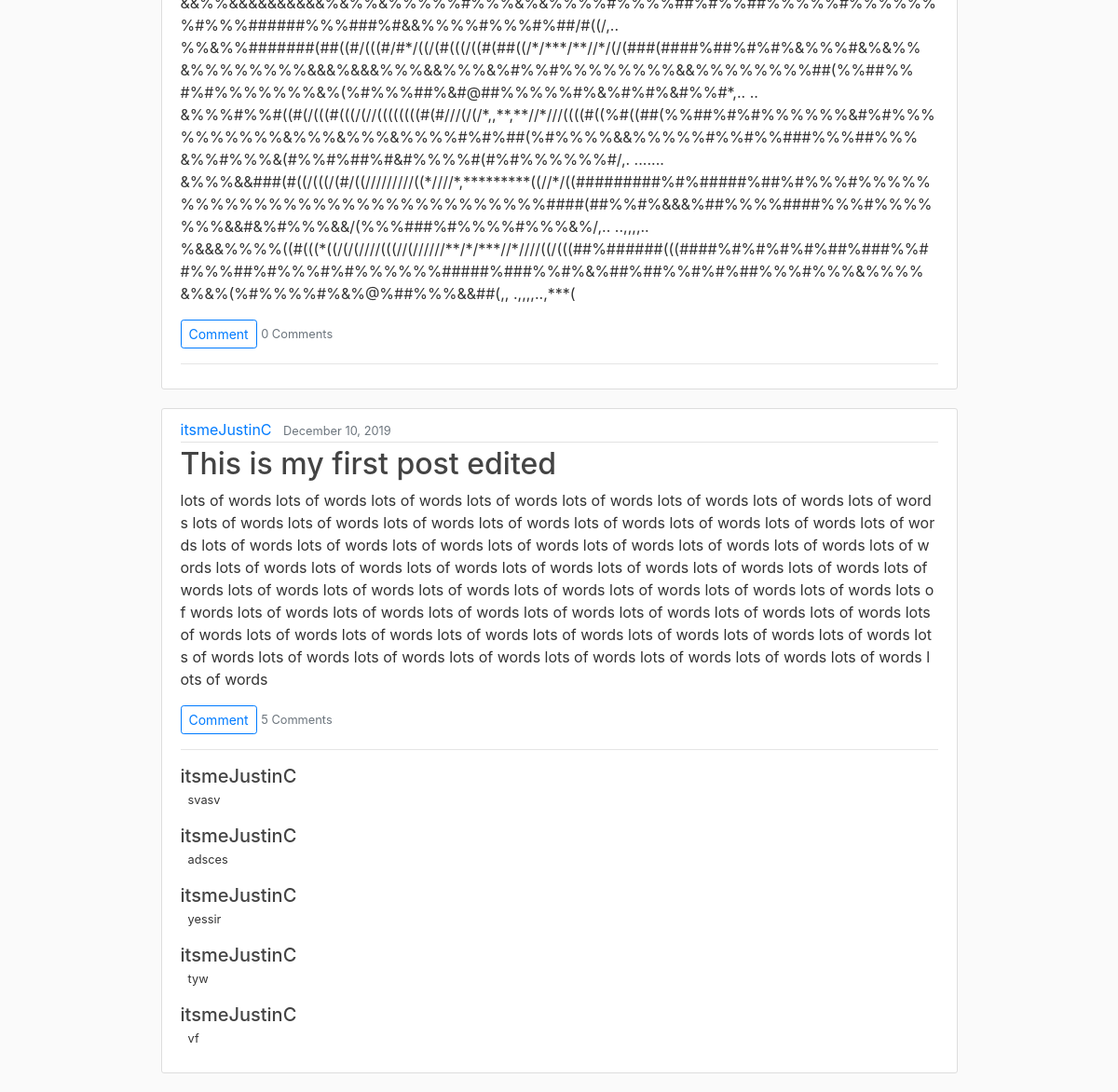
The page /user/itsmeJustinC/ (lower part) on the database as committed earlier.
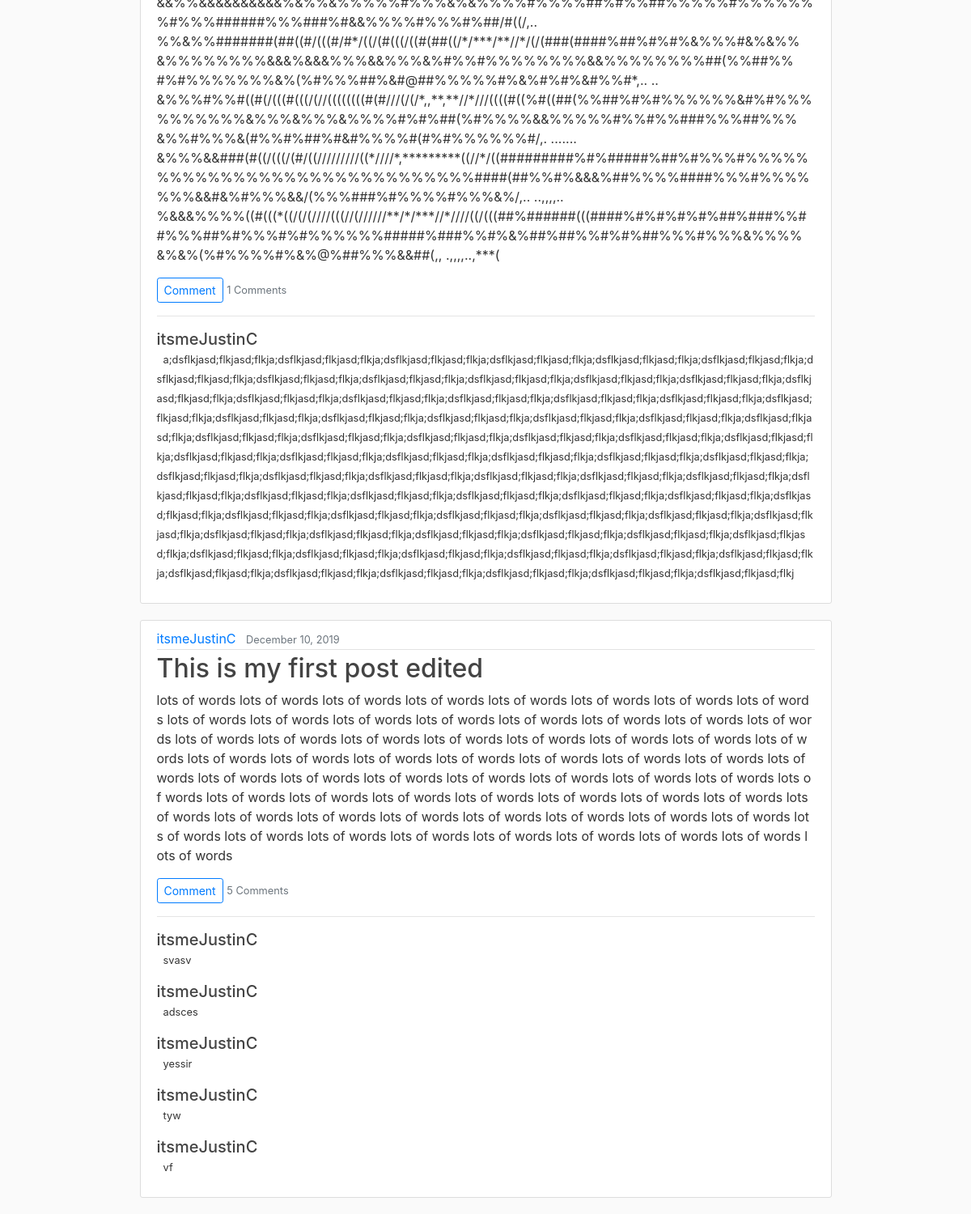
The same page on the database as committed later.
### forum/models.py (models this page shows, shortened)
class Post(models.Model):
    author = models.ForeignKey(User, on_delete=models.CASCADE)
    title = models.CharField(max_length=50)
    content = models.TextField()
    date_posted = models.DateTimeField(default=timezone.now)

class Comment(models.Model):
    author = models.ForeignKey(User, on_delete=models.CASCADE)
    post = models.ForeignKey(Post, on_delete=models.CASCADE)
    content = models.TextField()
    date_posted = models.DateTimeField(default=timezone.now)

### forum/views.py (the view)
# urls.py: path("user/<str:username>/", UserPostListView.as_view(), name="user-posts"),
class UserPostListView(ListView):
    model = Post
    template_name = 'forum/user_posts.html' # <app>/<model>_<viewtype>.html
    context_object_name = 'posts'
    paginate_by = 7
    def get_queryset(self):
        user = get_object_or_404(User, username=self.kwargs.get('username'))
        return Post.objects.filter(author=user).order_by('-date_posted')

### forum/templates/forum/user_posts.html (shortened to what this page needs)
{% extends "forum/base.html" %}
{% block content %}
	{% for post in posts %}
		<article class="media content-section">
			<div class="media-body">
				<div class="article-metadata">
					<a class="mr-2" style="word-break: break-all;" href="{% url 'user-posts' post.author.username %}">{{ post.author }}</a>
					<small class="text-muted">{{ post.date_posted|date:"F d, Y" }}</small>
				</div>
				<h2><a class="wrap article-title" href="{% url 'post-detail' post.id %}">{{ post.title }}</a></h2>
				<p class="wrap article-content" style="word-break: break-all;">{{ post.content }}</p>
				<a href="{% url 'comment-create' post.id %}"><button class="btn btn-sm btn-outline-primary">Comment</button></a>
				<small class="text-muted">{{ post.comment_set.count }} Comments</small>
				<hr>
				<div class="">
					{% for comment in post.comment_set.all %}
						{% if comment.author == user %}
							<div class="mb-3">
								<h5 class="float-left mb-0 font-weight-semi-bold" style="word-break: break-all;">{{ comment.author }}</h5>
								<div>
									{% if comment.author == user %}
										<a href="{% url 'comment-update' comment.pk %}" class="ml-2"><small>Edit</small></a>
										<a href="{% url 'comment-delete' comment.pk %}" class="ml-2"><small>Delete</small></a>
									{% endif %}
								</div>
								<small class="ml-2" style="word-break: break-all;">{{ comment.content }}</small>
							</div>
						{% else %}
							<div class="mb-3">
								<h5 class="mb-0 font-weight-semi-bold" style="word-break: break-all;">{{ comment.author }}</h5>
								<small class="ml-2" style="word-break: break-all;">{{ comment.content }}</small>
							</div>
						{% endif %}
					{% endfor %}
				</div>
			</div>
		</article>
	{% endfor %}
{% endblock content %}

Rows that differ between the two databases and show on the page:
computed for Post (number 1 of 2 on the later page): comment_set.count "0" → "1"
added Comment: author "itsmeJustinC", content "a;dsflkjasd;flkjasd;flkja;dsflkjasd;flkjasd;flkja;dsflkjasd;flkjasd;flkja;dsflkjasd;flkjasd;flkja;dsflkjasd;flkjasd;flkja;dsflkjasd;flkjasd;flkja;dsflkjasd;flkjasd;flkja;dsflkjasd;flkjasd;flkja;dsflkjasd;flkjasd;flkja;dsflkjasd;flkjasd;flkja;dsflkjasd;flkjasd;flkja;dsflkjasd;flkjasd;flkja;dsflkjasd;flkjasd;flkja;dsflkjasd;flkjasd;flkja;dsflkjasd;flkjasd;flkja;dsflkjasd;flkjasd;flkja;dsflkjasd;flkjasd;flkja;dsflkjasd;flkjasd;flkja;dsflkjasd;flkjasd;flkja;dsflkjasd;flkjasd;flkja;dsflkjasd;flkjasd;flkja;dsflkjasd;flkjasd;flkja;dsflkjasd;flkjasd;flkja;dsflkjasd;flkjasd;flkja;dsflkjasd;flkjasd;flkja;dsflkjasd;flkjasd;flkja;dsflkjasd;flkjasd;flkja;dsflkjasd;flkjasd;flkja;dsflkjasd;flkjasd;flkja;ds…", shown under Post (number 1 of 2 on the later page)
